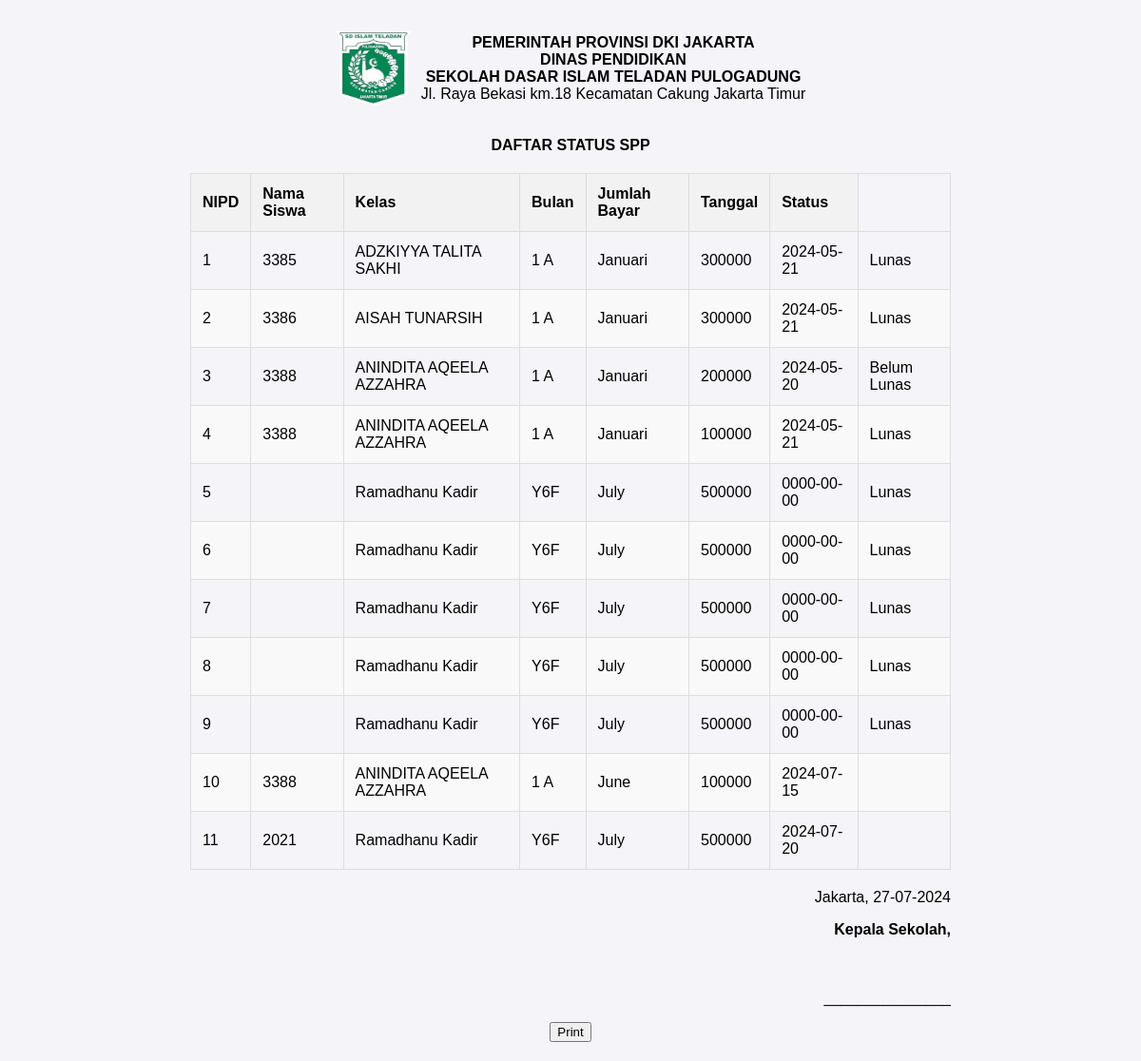
The page /report/reportspp.php on the database its author committed.
### tables this page shows
CREATE TABLE `spp` (
  `nipd` varchar(100) NOT NULL,
  `nama_siswa` varchar(100) NOT NULL,
  `kelas` varchar(100) NOT NULL,
  `bulan` varchar(100) NOT NULL,
  `bayar` int(100) NOT NULL,
  `tanggal` date,
  `status` varchar(100) NOT NULL,
  `order_id` varchar(30) NOT NULL
);

### report/reportspp.php (the view, shortened to what this page needs)
<?php
include '../proses/connect.php';
$bulan = isset($_GET['bulan']) ? $_GET['bulan'] : '';
    if (!empty($bulan)) {
        $sql = "SELECT * FROM spp WHERE bulan = ?";
        $stmt = $conn->prepare($sql);
        $stmt->bind_param('s', $bulan);
    } else {
        $sql = "SELECT * FROM spp";
        $stmt = $conn->prepare($sql);
    }
    $stmt->execute();
    $result = $stmt->get_result();
    if ($result->num_rows > 0) {
        $html = "<html><head>";
        $html .= "<title>Report SPP</title>";
        $html .= "<style>";
        $html .= "body { font-family: Arial, sans-serif; background-color: #f4f4f9; margin: 0; padding: 0; text-align: center; }";
        $html .= ".container { max-width: 800px; margin: 0 auto; padding: 20px; }";
        $html .= ".header-container { display: flex; align-items: center; justify-content: center; margin-bottom: 20px; }";
        $html .= ".header-container img { width: 80px; height: 80px; margin-right: 10px; }";
        $html .= ".header-container .text { margin: 0; text-align: center; }";
        $html .= "table { width: 100%; border-collapse: collapse; margin: 20px 0; }";
        $html .= "table, th, td { border: 1px solid #ddd; }";
        $html .= "th, td { padding: 12px; text-align: left; }";
        $html .= "th { background-color: #f2f2f2; }";
        $html .= "tr:nth-child(even) { background-color: #f9f9f9; }";
        $html .= "p.center { text-align: center; }";
        $html .= ".right-align { text-align: right; }";
        $html .= "@media print {";
        $html .= "    .container { width: 100%; box-shadow: none; margin: 0; padding: 0; }";
        $html .= "    table, th, td { border: 1px solid #000; }";
        $html .= "    th { background-color: #ccc; }";
        $html .= "    body { background-color: white; }";
        $html .= "    .no-print { display: none; }";
        $html .= "}";
        $html .= "</style>";
        $html .= "</head><body>";
        $html .= "<div class='container'>";
        $html .= "<div class='header-container'>";
        $html .= "<img src='../assets/img/sekolah.png' alt='Logo'>";
        $html .= "<div class='text'>";
        $html .= "<p><strong>PEMERINTAH PROVINSI DKI JAKARTA</strong><br>";
        $html .= "<strong>DINAS PENDIDIKAN</strong><br>";
        $html .= "<strong>SEKOLAH DASAR ISLAM TELADAN PULOGADUNG</strong><br>";
        $html .= "Jl. Raya Bekasi km.18 Kecamatan Cakung Jakarta Timur</p>";
        $html .= "</div>";
        $html .= "</div>";
        $html .= "<p class='center'><strong>DAFTAR STATUS SPP</strong></p>";
        if ($result->num_rows > 0) {
            $html .= "<table>";
            $html .= "<thead><tr><th>NIPD</th><th>Nama Siswa</th><th>Kelas</th><th>Bulan</th><th>Jumlah Bayar</th><th>Tanggal</th><th>Status</th></tr></thead>";
            $no = 1;
            $html .= "<tbody>";
            while ($row = $result->fetch_assoc()) {
                $html .= "<tr>";
                $html .= "<td>" . $no . "</td>";
                $html .= "<td>" . $row['nipd'] . "</td>";
                $html .= "<td>" . $row['nama_siswa'] . "</td>";
                $html .= "<td>" . $row['kelas'] . "</td>";
                $html .= "<td>" . $row['bulan'] . "</td>";
                $html .= "<td>" . $row['bayar'] . "</td>";
                $html .= "<td>" . $row['tanggal'] . "</td>";
                $html .= "<td>" . $row['status'] . "</td>";
                $html .= "</tr>";
                $no++;
            }
            $html .= "</tbody></table>";
        } else {
            $html .= "<p>Tidak ada data SPP untuk bulan tersebut.</p>";
        }
        $html .= "<p class='right-align'>Jakarta, " . date('d-m-Y') . "</p>";
        $html .= "<p class='right-align'><strong>Kepala Sekolah,<br><br><br><br></strong> _______________</p>";
        $html .= "<div class='no-print'><button onclick='window.print()'>Print</button></div>";
        $html .= "</div>";
        $html .= "</body></html>";
        echo $html;
    } else {
        echo 'Tidak ada data SPP.';
    }
?>

### rows shown on the page
spp: nipd "3385", nama_siswa "ADZKIYYA TALITA SAKHI", kelas "1 A", bulan "Januari", bayar "300000", tanggal "2024-05-21", status "Lunas"
spp: nipd "3386", nama_siswa "AISAH TUNARSIH", kelas "1 A", bulan "Januari", bayar "300000", tanggal "2024-05-21", status "Lunas"
spp: nipd "3388", nama_siswa "ANINDITA AQEELA AZZAHRA", kelas "1 A", bulan "Januari", bayar "200000", tanggal "2024-05-20", status "Belum Lunas"
spp: nipd "3388", nama_siswa "ANINDITA AQEELA AZZAHRA", kelas "1 A", bulan "Januari", bayar "100000", tanggal "2024-05-21", status "Lunas"
spp: nama_siswa "Ramadhanu Kadir", kelas "Y6F", bulan "July", bayar "500000", tanggal "0000-00-00", status "Lunas"
spp: nama_siswa "Ramadhanu Kadir", kelas "Y6F", bulan "July", bayar "500000", tanggal "0000-00-00", status "Lunas"
spp: nama_siswa "Ramadhanu Kadir", kelas "Y6F", bulan "July", bayar "500000", tanggal "0000-00-00", status "Lunas"
spp: nama_siswa "Ramadhanu Kadir", kelas "Y6F", bulan "July", bayar "500000", tanggal "0000-00-00", status "Lunas"
spp: nama_siswa "Ramadhanu Kadir", kelas "Y6F", bulan "July", bayar "500000", tanggal "0000-00-00", status "Lunas"
spp: nipd "3388", nama_siswa "ANINDITA AQEELA AZZAHRA", kelas "1 A", bulan "June", bayar "100000", tanggal "2024-07-15"
spp: nipd "2021", nama_siswa "Ramadhanu Kadir", kelas "Y6F", bulan "July", bayar "500000", tanggal "2024-07-20"
